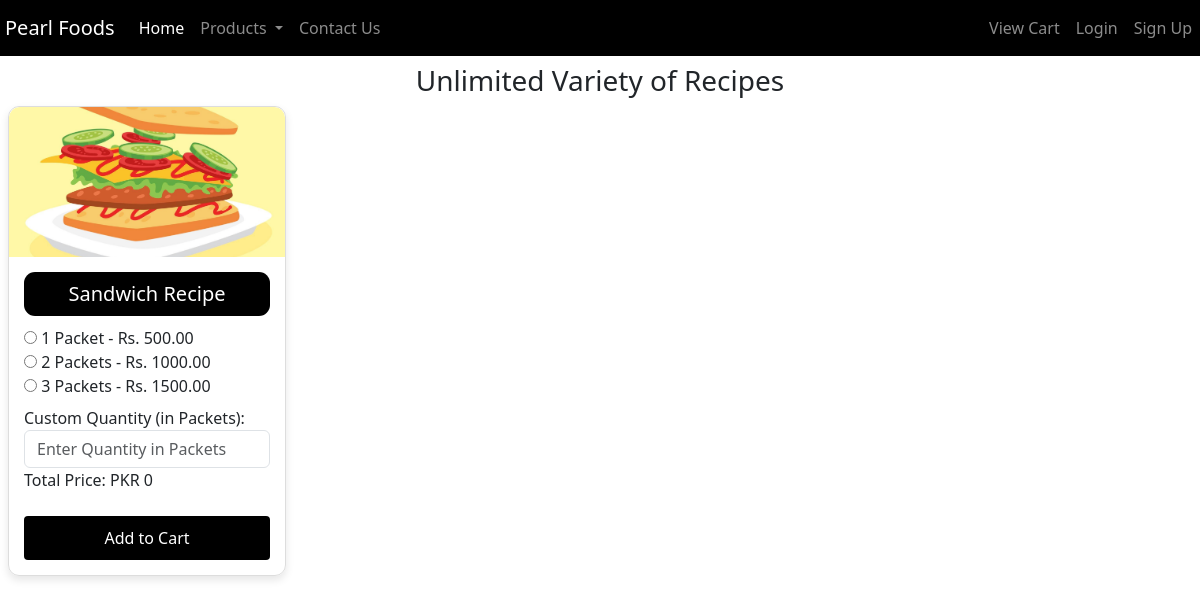
The app's page /recipes/ with its own data.
### pearlfoods/models.py (models this page shows, shortened)
class Product(models.Model):
    MASALA = 'Masala'
    ATTA = 'Atta'
    HOME_REMEDIES = 'Home Remedies'
    HONEY = 'Honey'
    OIL = 'Oil'
    RECIPES = 'Recipes'
    CATEGORY_CHOICES = [
        (MASALA, 'Masala'),
        (ATTA, 'Atta'),
        (HOME_REMEDIES, 'Home Remedies'),
        (HONEY, 'Honey'),
        (OIL, 'Oil'),
        (RECIPES, 'Recipes')
    ]
    UNIT_GRAMS = 'Grams'
    UNIT_KGS = 'Kgs'
    UNIT_PACKET = 'Packet'
    UNIT_LITRE = 'mL'
    UNIT_CHOICES = [
        (UNIT_GRAMS, 'Grams'),
        (UNIT_KGS, 'Kgs'),
        (UNIT_PACKET, 'Packet'),
        (UNIT_LITRE, 'mL'),
    ]
    name = models.CharField(max_length=100)
    image = models.ImageField(upload_to='icecream_flavors/Upload')
    price_per_unit = models.DecimalField(max_digits=6, decimal_places=2)
    category = models.CharField(max_length=20, choices=CATEGORY_CHOICES, default=MASALA)
    unit = models.CharField(max_length=10, choices=UNIT_CHOICES, default=UNIT_GRAMS)  # New field for units

### pearlfoods/views.py (the view)
# urls.py: path('recipes/', views.recipes, name='recipes'),
def recipes(request):
    flavors = Product.objects.filter(category='Recipes')
    for flavor in flavors:
        flavor.price_250g = flavor.price_per_unit
        flavor.price_500g = flavor.price_per_unit * 2
        flavor.price_1kg = flavor.price_per_unit * 3
    if request.method == 'POST':
        form = OrderForm(request.POST)
        if form.is_valid():
            flavor = form.cleaned_data['flavor']
            quantity = form.cleaned_data['quantity']
            return redirect('order_confirmation')
    else:
        form = OrderForm()
    return render(request, 'recipes.html', {'flavors': flavors, 'form': form})

### pearlfoods/forms.py
class OrderForm(forms.Form):
    flavor = forms.CharField(widget=forms.HiddenInput())
    quantity = forms.ChoiceField(choices=[('250g', '250g'), ('500g', '500g'), ('1Kg', '1Kg')], widget=forms.Select(attrs={'class': 'form-control'}))

### templates/recipes.html (shortened to what this page needs)
{% extends "base.html" %}
{% load static %}
{% block body %}
<div class="container-fluid p-2">
    <h3 class="text-center heading">Unlimited Variety of Recipes</h3>
    <div class="row">
        {% for flavor in flavors %}
        <div class="col-md-3 col-sm-6 col-lg-3 mb-4">
            <div class="icecream-card">
                <img src="{{ flavor.image.url }}" alt="{{ flavor.name }}">
                <div class="card-body">
                    <h5>{{ flavor.name }}</h5>
                    <form action="{% url 'add_to_cart' flavor.id %}" method="post" class="order-form" id="order-form-{{ flavor.id }}">
                        <div>
                            <label>
                                <input type="radio" name="quantity" value="1"> 1 Packet - Rs. {{ flavor.price_250g }}
                            </label>
                        </div>
                        <div>
                            <label>
                                <input type="radio" name="quantity" value="2"> 2 Packets - Rs. {{ flavor.price_500g }}
                            </label>
                        </div>
                        <div>
                            <label>
                                <input type="radio" name="quantity" value="3"> 3 Packets - Rs. {{ flavor.price_1kg }}
                            </label>
                        </div>
                        <div class="mt-2">
                            <label for="custom_quantity">Custom Quantity (in Packets):</label>
                            <input type="number" name="custom_quantity" id="custom_quantity-{{ flavor.id }}" min="1" placeholder="Enter Quantity in Packets" class="form-control" oninput="calculateTotalPrice({{ flavor.price_per_unit }}, {{ flavor.id }})">
                        </div>
                        <p>Total Price: PKR <span id="total_price-{{ flavor.id }}">0</span></p>
                        <div class="text-center">
                            <button type="submit" class="btn btn-primary mt-2" onclick="return validateForm()">Add to Cart</button>
                        </div>
                    </form>
                </div>
            </div>
        </div>
        {% endfor %}
    </div>
</div>
{% endblock body %}

### templates/recipes.html (style rules this page uses)
.btn-primary { width: 100%; padding: 10px; background-color: black; color: white; border: none; border-radius: 4px; cursor: pointer; }
.icecream-card { border: 1px solid #ddd; border-radius: 11px; margin-bottom: 20px; overflow: hidden; box-shadow: 0 4px 8px rgba(0, 0, 0, 0.1); transition: transform 0.2s ease; }
.icecream-card img { width: 100%; height: 150px; border-top-left-radius: 11px; border-top-right-radius: 11px; object-fit: cover; }
.icecream-card .card-body { padding: 15px; }
.icecream-card h5 { background: black; color: white; padding: 10px; text-align: center; border-radius: 11px; margin-bottom: 10px; }
.order-form { margin-top: 10px; }
.container-fluid { max-width: 1200px; margin: auto; }

### records on screen
Product: image (picture), name "Sandwich Recipe", price_250g "500.00", price_500g "1000.00", price_1kg "1500.00"
